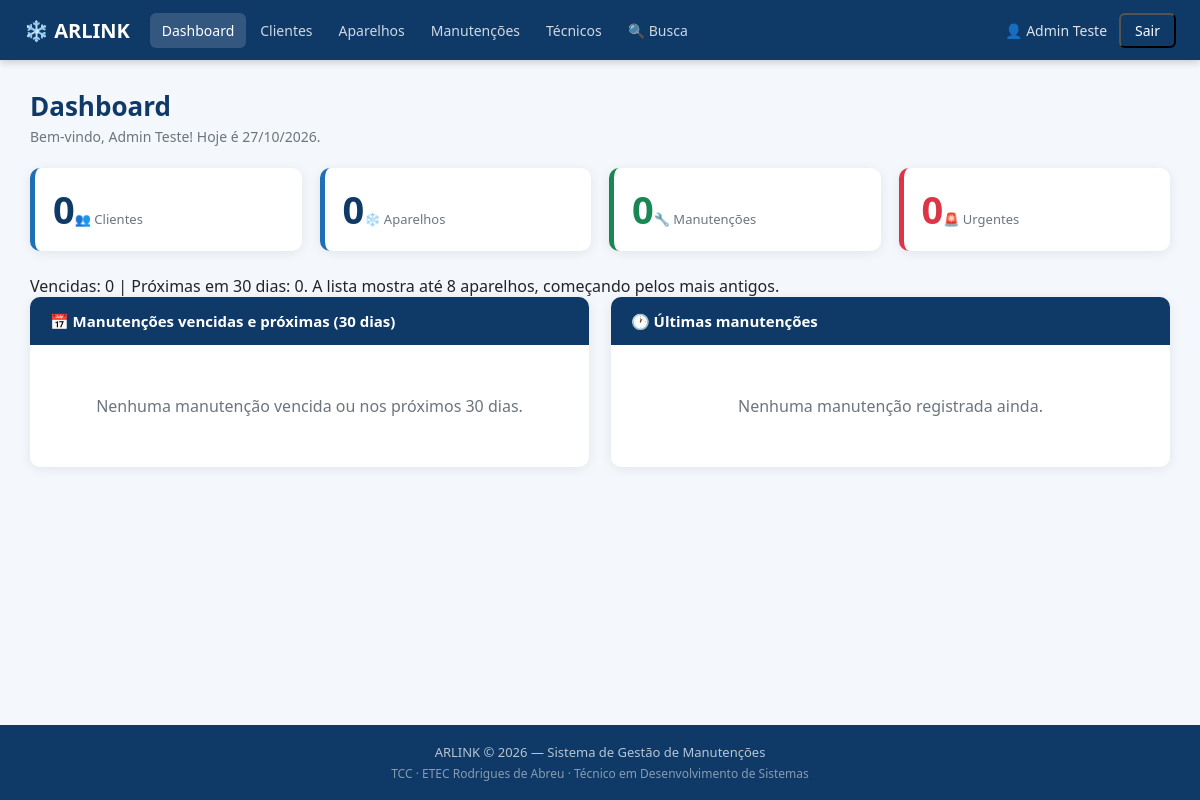
Page /dashboard.php (signed in) on the earlier database version.
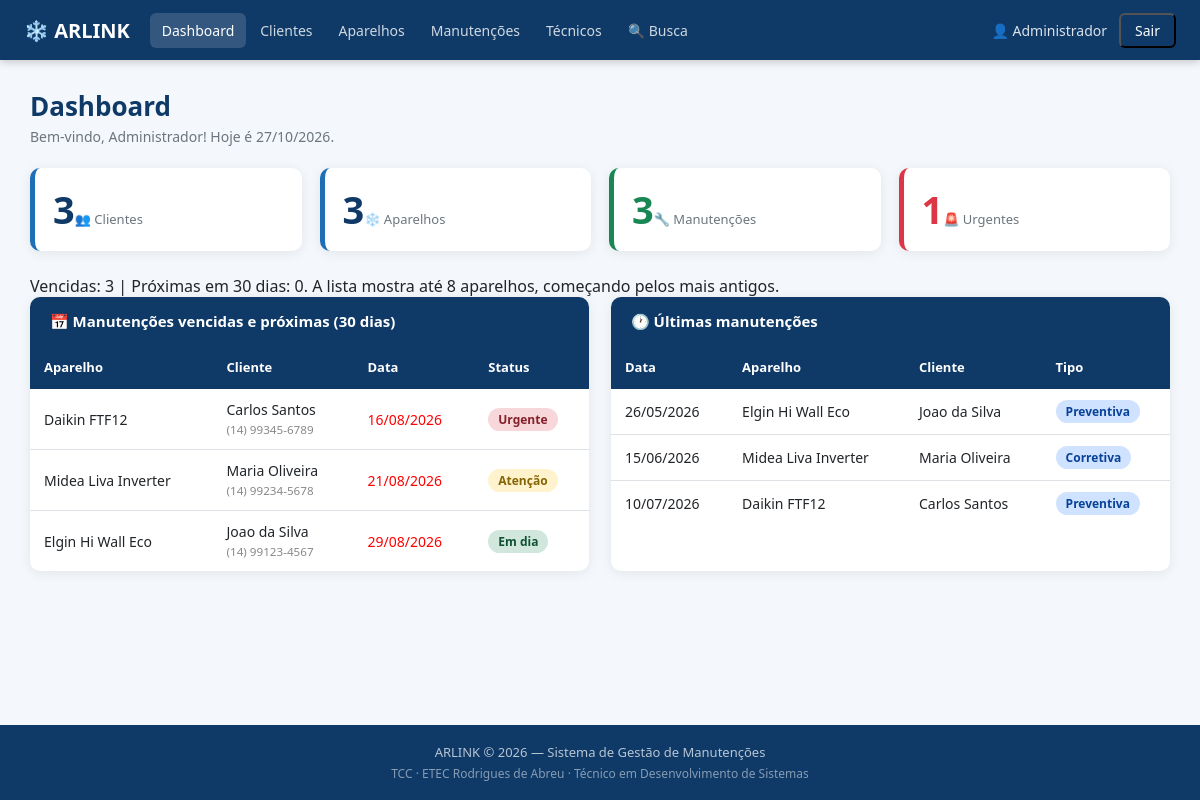
Same page on the later database version.
### tables this page shows
CREATE TABLE IF NOT EXISTS aparelhos (
  id INT AUTO_INCREMENT PRIMARY KEY,
  cliente_id INT NOT NULL,
  marca VARCHAR(50) NOT NULL,
  modelo VARCHAR(100) NOT NULL,
  numero_serie VARCHAR(100),
  capacidade_btu VARCHAR(20),
  tipo VARCHAR(30),
  status VARCHAR(20) DEFAULT 'em_dia',
  proxima_manutencao DATE,
  observacoes TEXT,
  criado_em TIMESTAMP DEFAULT CURRENT_TIMESTAMP,
  FOREIGN KEY (cliente_id) REFERENCES clientes(id) ON DELETE CASCADE
);

CREATE TABLE IF NOT EXISTS clientes (
  id INT AUTO_INCREMENT PRIMARY KEY,
  nome VARCHAR(100) NOT NULL,
  telefone VARCHAR(20) NOT NULL,
  email VARCHAR(100),
  endereco VARCHAR(200),
  cidade VARCHAR(80),
  criado_em TIMESTAMP DEFAULT CURRENT_TIMESTAMP
);

CREATE TABLE IF NOT EXISTS manutencoes (
  id INT AUTO_INCREMENT PRIMARY KEY,
  aparelho_id INT NOT NULL,
  tecnico_id INT NOT NULL,
  data_atendimento DATE NOT NULL,
  tipo_servico VARCHAR(50) NOT NULL,
  diagnostico TEXT NOT NULL,
  servico_realizado TEXT NOT NULL,
  pecas_utilizadas TEXT,
  valor_cobrado DECIMAL(10,2),
  proxima_visita DATE,
  observacoes_internas TEXT,
  criado_em TIMESTAMP DEFAULT CURRENT_TIMESTAMP,
  FOREIGN KEY (aparelho_id) REFERENCES aparelhos(id) ON DELETE CASCADE,
  FOREIGN KEY (tecnico_id) REFERENCES tecnicos(id)
);

### dashboard.php (the view, shortened to what this page needs)
<?php
require_once 'includes/conexao.php';
$total_clientes   = mysqli_fetch_row(mysqli_query($conexao,"SELECT COUNT(*) FROM clientes"))[0];
$total_aparelhos  = mysqli_fetch_row(mysqli_query($conexao,"SELECT COUNT(*) FROM aparelhos"))[0];
$total_manut      = mysqli_fetch_row(mysqli_query($conexao,"SELECT COUNT(*) FROM manutencoes"))[0];
$total_urgentes   = mysqli_fetch_row(mysqli_query($conexao,"SELECT COUNT(*) FROM aparelhos WHERE status='urgente'"))[0];
$total_vencidas = mysqli_fetch_row(mysqli_query($conexao, "SELECT COUNT(*) FROM aparelhos WHERE proxima_manutencao < CURDATE()"))[0];
$total_proximas = mysqli_fetch_row(mysqli_query($conexao, "SELECT COUNT(*) FROM aparelhos WHERE proxima_manutencao BETWEEN CURDATE() AND DATE_ADD(CURDATE(), INTERVAL 30 DAY)"))[0];
$proximas = mysqli_query($conexao,
  "SELECT a.id,a.marca,a.modelo,a.proxima_manutencao,a.status,c.nome AS cn,c.telefone
   FROM aparelhos a JOIN clientes c ON c.id=a.cliente_id
   WHERE a.proxima_manutencao <= DATE_ADD(CURDATE(),INTERVAL 30 DAY)
   ORDER BY a.proxima_manutencao ASC LIMIT 8");
$ultimas = mysqli_query($conexao,
  "SELECT m.data_atendimento,m.tipo_servico,a.marca,a.modelo,c.nome AS cn
   FROM manutencoes m
   JOIN aparelhos a ON a.id=m.aparelho_id
   JOIN clientes c ON c.id=a.cliente_id
   ORDER BY m.criado_em DESC LIMIT 6");
function bs($s){
  $m=['em_dia'=>['Em dia','badge-verde'],'atencao'=>['Atenção','badge-amarelo'],'urgente'=>['Urgente','badge-vermelho']];
  $d=$m[$s]??[$s,'badge-cinza'];
  return '<span class="badge '.$d[1].'">'.htmlspecialchars($d[0]).'</span>';
}
require_once 'includes/header.php';
?>
<div class="container">
  <div class="page-topo">
    <div><h1>Dashboard</h1><p>Bem-vindo, <?php echo htmlspecialchars($_SESSION['tecnico_nome']); ?>! Hoje é <?php echo date('d/m/Y'); ?>.</p></div>
  </div>
  <div class="cards-resumo">
    <div class="card-resumo"><span class="numero"><?php echo $total_clientes; ?></span><span class="rotulo">👥 Clientes</span></div>
    <div class="card-resumo"><span class="numero"><?php echo $total_aparelhos; ?></span><span class="rotulo">❄️ Aparelhos</span></div>
    <div class="card-resumo verde"><span class="numero"><?php echo $total_manut; ?></span><span class="rotulo">🔧 Manutenções</span></div>
    <div class="card-resumo vermelho"><span class="numero"><?php echo $total_urgentes; ?></span><span class="rotulo">🚨 Urgentes</span></div>
  </div>
  <p>Vencidas: <?php echo $total_vencidas; ?> | Próximas em 30 dias: <?php echo $total_proximas; ?>. A lista mostra até 8 aparelhos, começando pelos mais antigos.</p>
  <div class="dash-grid">
    <div class="card">
      <div class="card-header">📅 Manutenções vencidas e próximas (30 dias)</div>
      <div class="tabela-container">
        <?php if (mysqli_num_rows($proximas)>0): ?>
        <table><thead><tr><th>Aparelho</th><th>Cliente</th><th>Data</th><th>Status</th></tr></thead><tbody>
        <?php while ($p=mysqli_fetch_assoc($proximas)): ?>
          <tr>
            <td><?php echo htmlspecialchars($p['marca'].' '.$p['modelo']); ?></td>
            <td><?php echo htmlspecialchars($p['cn']); ?><br><small style="color:#888"><?php echo htmlspecialchars($p['telefone']); ?></small></td>
            <td><?php $d=strtotime($p['proxima_manutencao']);$diff=($d-strtotime('today'))/86400;$cor=$diff<0?'color:red':($diff<=7?'color:orange':'');echo '<span style="'.$cor.'">'.date('d/m/Y',$d).'</span>'; ?></td>
            <td><?php echo bs($p['status']); ?></td>
          </tr>
        <?php endwhile; ?>
        </tbody></table>
        <?php else: ?><div class="vazio"><p>Nenhuma manutenção vencida ou nos próximos 30 dias.</p></div><?php endif; ?>
      </div>
    </div>
    <div class="card">
      <div class="card-header">🕐 Últimas manutenções</div>
      <div class="tabela-container">
        <?php if (mysqli_num_rows($ultimas)>0): ?>
        <table><thead><tr><th>Data</th><th>Aparelho</th><th>Cliente</th><th>Tipo</th></tr></thead><tbody>
        <?php while ($u=mysqli_fetch_assoc($ultimas)): ?>
          <tr>
            <td><?php echo date('d/m/Y',strtotime($u['data_atendimento'])); ?></td>
            <td><?php echo htmlspecialchars($u['marca'].' '.$u['modelo']); ?></td>
            <td><?php echo htmlspecialchars($u['cn']); ?></td>
            <td><span class="badge badge-azul"><?php echo htmlspecialchars($u['tipo_servico']); ?></span></td>
          </tr>
        <?php endwhile; ?>
        </tbody></table>
        <?php else: ?><div class="vazio"><p>Nenhuma manutenção registrada ainda.</p></div><?php endif; ?>
      </div>
    </div>
  </div>
</div>
<?php require_once 'includes/footer.php'; ?>

### includes/header.php (shortened to what this page needs)
<!DOCTYPE html>
<html lang="pt-BR">
<head>
<link rel="stylesheet" href="<?php echo BASE_URL; ?>assets/css/style.css">
</head>
<body>
<nav class="navbar">
  <div class="navbar-brand">❄️ ARLINK</div>
  <div class="navbar-menu">
    <?php
    $pg = basename($_SERVER['PHP_SELF']);
    $links = [
      'dashboard.php'  => 'Dashboard',
      'clientes.php'   => 'Clientes',
      'aparelhos.php'  => 'Aparelhos',
      'manutencoes.php'=> 'Manutenções',
      'tecnicos.php'   => 'Técnicos',
      'busca.php'      => '🔍 Busca',
    ];
    foreach ($links as $url => $label):
      $ativo = $pg === $url ? 'ativo' : '';
    ?>
    <a href="<?php echo BASE_URL.$url; ?>" class="<?php echo $ativo; ?>"><?php echo $label; ?></a>
    <?php endforeach; ?>
  </div>
  <div class="navbar-user">
    <span>👤 <?php echo htmlspecialchars($_SESSION['tecnico_nome'] ?? ''); ?></span>
    <form action="<?php echo BASE_URL; ?>logout.php" method="POST">
      <button type="submit" class="btn-logout" style="background:transparent;cursor:pointer;font:inherit">Sair</button>
    </form>
  </div>
</nav>

### includes/footer.php
<footer class="rodape">
  <p>ARLINK &copy; <?php echo date('Y'); ?> — Sistema de Gestão de Manutenções</p>
  <p style="font-size:12px;margin-top:4px;opacity:.7">TCC · ETEC Rodrigues de Abreu · Técnico em Desenvolvimento de Sistemas</p>
</footer>
</body>
</html>

### assets/css/style.css (style rules this page uses)
*,*::before,*::after { box-sizing:border-box;margin:0;padding:0 }
:root { --azul:#1e6fb5;--azul-escuro:#0f3a68;--azul-claro:#e8f1fb; --verde:#198754;--vermelho:#dc3545;--amarelo:#ffc107;--cinza:#6c757d; --borda:#dee2e6;--fundo:#f4f7fb;--branco:#fff;--texto:#212529; --texto-sub:#6c757d;--sombra:0 2px 12px rgba(0,0,0,.08);--radius:10px; }
body { font-family:'Segoe UI',Arial,sans-serif;background:var(--fundo);color:var(--texto);min-height:100vh;display:flex;flex-direction:column }
a { color:var(--azul);text-decoration:none }
.navbar { background:var(--azul-escuro);color:#fff;display:flex;align-items:center;padding:0 24px;height:60px;gap:20px;position:sticky;top:0;z-index:100;box-shadow:0 2px 8px rgba(0,0,0,.2) }
.navbar-brand { font-size:20px;font-weight:700;color:#fff;white-space:nowrap }
.navbar-menu { display:flex;gap:2px;flex:1;flex-wrap:wrap }
.navbar-menu a { color:rgba(255,255,255,.8);padding:8px 12px;border-radius:6px;font-size:14px;transition:background .2s;text-decoration:none }
.navbar-menu a:hover,.navbar-menu a.ativo { background:rgba(255,255,255,.15);color:#fff }
.navbar-user { display:flex;align-items:center;gap:12px;font-size:14px;color:rgba(255,255,255,.85);white-space:nowrap }
.btn-logout { background:rgba(255,255,255,.15);color:#fff!important;padding:6px 14px;border-radius:6px;font-size:13px;text-decoration:none!important }
.container { width:95%;max-width:1280px;margin:28px auto;flex:1 }
.page-topo { display:flex;justify-content:space-between;align-items:flex-start;margin-bottom:22px;flex-wrap:wrap;gap:12px }
.page-topo h1 { font-size:26px;color:var(--azul-escuro) }
.page-topo p { color:var(--texto-sub);font-size:14px;margin-top:3px }
.card { background:var(--branco);border-radius:var(--radius);box-shadow:var(--sombra);overflow:hidden;margin-bottom:20px }
.card-header { background:var(--azul-escuro);color:#fff;padding:14px 20px;font-size:15px;font-weight:600 }
.cards-resumo { display:grid;grid-template-columns:repeat(auto-fit,minmax(190px,1fr));gap:18px;margin-bottom:24px }
.card-resumo { background:var(--branco);border-radius:var(--radius);padding:22px 18px;box-shadow:var(--sombra);border-left:5px solid var(--azul) }
.card-resumo .numero { font-size:38px;font-weight:700;color:var(--azul-escuro);line-height:1 }
.card-resumo .rotulo { font-size:13px;color:var(--texto-sub);margin-top:6px }
.card-resumo.verde { border-left-color:var(--verde) }
.card-resumo.verde .numero { color:var(--verde) }
.card-resumo.vermelho { border-left-color:var(--vermelho) }
.card-resumo.vermelho .numero { color:var(--vermelho) }
.tabela-container { overflow-x:auto }
table { width:100%;border-collapse:collapse }
thead th { background:var(--azul-escuro);color:#fff;padding:13px 14px;text-align:left;font-size:13px;font-weight:600;white-space:nowrap }
tbody td { padding:11px 14px;border-bottom:1px solid var(--borda);font-size:14px;vertical-align:middle }
tbody tr:last-child td { border-bottom:none }
.badge { display:inline-block;padding:3px 10px;border-radius:20px;font-size:12px;font-weight:600;white-space:nowrap }
.badge-verde { background:#d1e7dd;color:#0f5132 }
.badge-amarelo { background:#fff3cd;color:#856404 }
.badge-vermelho { background:#f8d7da;color:#842029 }
.badge-azul { background:#cfe2ff;color:#084298 }
.rodape { background:var(--azul-escuro);color:rgba(255,255,255,.7);text-align:center;padding:18px;font-size:13px;margin-top:auto }
.dash-grid { display:grid;grid-template-columns:1fr 1fr;gap:22px }
.vazio { text-align:center;padding:50px 20px;color:var(--texto-sub) }

Differences in the rows shown:
added aparelhos: marca+modelo "Daikin FTF12", cliente.nome "Carlos Santos", cliente.telefone "(14) 99345-6789", proxima_manutencao "16/08/2026", status "Urgente"
added aparelhos: marca+modelo "Midea Liva Inverter", cliente.nome "Maria Oliveira", cliente.telefone "(14) 99234-5678", proxima_manutencao "21/08/2026", status "Atenção"
added aparelhos: marca+modelo "Elgin Hi Wall Eco", cliente.nome "Joao da Silva", cliente.telefone "(14) 99123-4567", proxima_manutencao "29/08/2026", status "Em dia"
added manutencoes: data_atendimento "26/05/2026", aparelho.modelo "Elgin Hi Wall Eco", clientes.nome "Joao da Silva", tipo_servico "Preventiva"
added manutencoes: data_atendimento "15/06/2026", aparelho.modelo "Midea Liva Inverter", clientes.nome "Maria Oliveira", tipo_servico "Corretiva"
added manutencoes: data_atendimento "10/07/2026", aparelho.modelo "Daikin FTF12", clientes.nome "Carlos Santos", tipo_servico "Preventiva"
Other differences:
$_SESSION['tecnico_nome']: "Admin Teste" → "Administrador"
$total_clientes: "0" → "3"
$total_aparelhos: "0" → "3"
$total_manut: "0" → "3"
$total_urgentes: "0" → "1"
$total_vencidas: "0" → "3"
text no longer shown: "Nenhuma manutenção vencida ou nos próximos 30 dias. Nenhuma manutenção registrada ainda."
text now shown: "Aparelho Cliente Data Status Data Aparelho Cliente Tipo"
